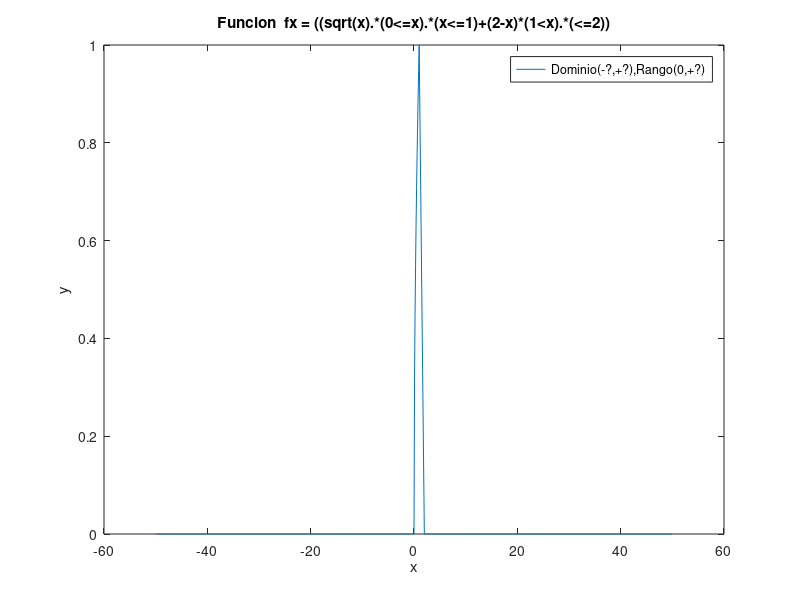

Write the MATLAB code that produced this figure.
%Octave Script
%Title             :Funcion Real de variable Real
%Description       :Script para resolver variables reales y su representacion grafica
%Author            :Joel Emmanuel De La Cruz Rodriguez      
%Date              :2021_10_27
%Version           :1
%Usage             :C:\Users\Leo\Documents\DocumentosOctave
%Notes             :Requiere aplicacion obtave

clear

%Dominio de la funcion ..............
x = -50:0.1:50;
%Regla de correspondencia
fx = (1 + (sqrt(x-4)));
%Plotear funcion
plot(x,fx);
ylabel(" y ");
xlabel(" x ");
title(" Funcion  fx = (1 + (sqrt(x-4))) ");
legend("Dominio (4,+∞),Rango (1,∞)");



%Dominio de la funcion ..............
x = -50:0.1:50;
%Regla de correspondencia
fx = (1 + (x.^2));
%Plotear funcion
plot(x,fx);
ylabel(" y ");
xlabel(" x ");
title(" Funcion  fx = (1 + (x.^2)) ");
legend("Dominio (x E R),Rango(1,+∞)");



%Dominio de la funcion ..............
t = -50:0.1:50;
%Regla de correspondencia
ht = ( t ./ (2 - t));
%Plotear funcion
plot(t,ht);
ylabel(" y ");
xlabel(" x ");
title(" Funcion  ht = ( t ./ (2 - t)) ");
legend("Dominio (t E R\{2}),Rango(t≠ 0),(-∞,-1) U (1,∞)");



%Dominio de la funcion ..............
x = -50:0.1:50;
%Regla de correspondencia
fx = ((x.^2)+(6 * x));
%Plotear funcion
plot(x,fx);
ylabel(" y ");
xlabel(" x ");
title(" Funcion  fx = ((x.^2)+(6 * x)) ");
legend("Dominio (x E R),Rango(-9+∞)");



%Dominio de la funcion.............
z = -50:0.1:50;
%Regla de correspondencia
gz=(( z.^3));
%Plotear funcion
plot(z,gz);
ylabel(" y ");
xlabel(" x ");
title(" Funcion gz = | z^3| ");
legend("Dominio (Z E R),Rango(0,+∞)");



%Dominio de la funcion ..............
t = -50:0.1:50;
%Regla de correspondencia
ht = ((t-1)./(t-2));
%Plotear funcion
plot(t,ht);
ylabel(" y ");
xlabel(" x ");
title(" Funcion  ht = ((t-1)./(t-2)) ");
legend("Dominio (t E R\{2}),Rango(t≠ 0)..(-∞,1) U (1,∞)");



%Dominio de la funcion ..............
x = -50:0.1:50;
%Regla de correspondencia
fx = ((2*(x.^2))+(3*x)./(x.^2)+(4*x)+(5));
%Plotear funcion
plot(x,fx);
ylabel(" y ");
xlabel(" x ");
title(" Funcion  ((2*(x.^2))+(3*x)./(x.^2)+(4*x)+(5)) ");
legend("Dominio (x E R),Rango(-∞,∞)");



%Dominio de la funcion .................
x = -50:0.1:50;
%Regla de correspondencia
fx = ((x.^4)+(6*(x.^3))+(9*(x.^2))-(1));
%Plotear funcion
plot(x,fx);
ylabel(" y ");
xlabel(" x ");
title(" Funcion  fx = ((x.^4)+(6*(x.^3))+(9*(x.^2))-(1)) ");
legend("Dominio (x E R),Rango(-1,+∞)");




%La funcion f,con dominio en R ............
%Calcula f(-2),f(7)y f(9)
f=@(x)(-x+2).*(x<-1)+(x).*(-1<=x).*(x<=2)+(2).*(x>2);
f(-2)
f(7)
f(9)
%Estudia la continuidad de x
f(4)
f(6)
fplot(@(x)(-x+2).*(x<-1)+(x).*(-1<=x).*(x<=2)+(2).*(x>2),[-50,50])




%Dominio de la funcion ............
x = -50:0.1:50;
%Regla de correspondencia
fx = ((sqrt(x)).*(0<=x).*(x<=1)+(2-x).*(1<x).*(x<=2));
%Plotear funcion
plot(x,fx);
ylabel(" y ");
xlabel(" x ");
title(" Funcion  fx = ((sqrt(x).*(0<=x).*(x<=1)+(2-x)*(1<x).*(<=2)) ");
legend("Dominio(-?,+?),Rango(0,+?)");











